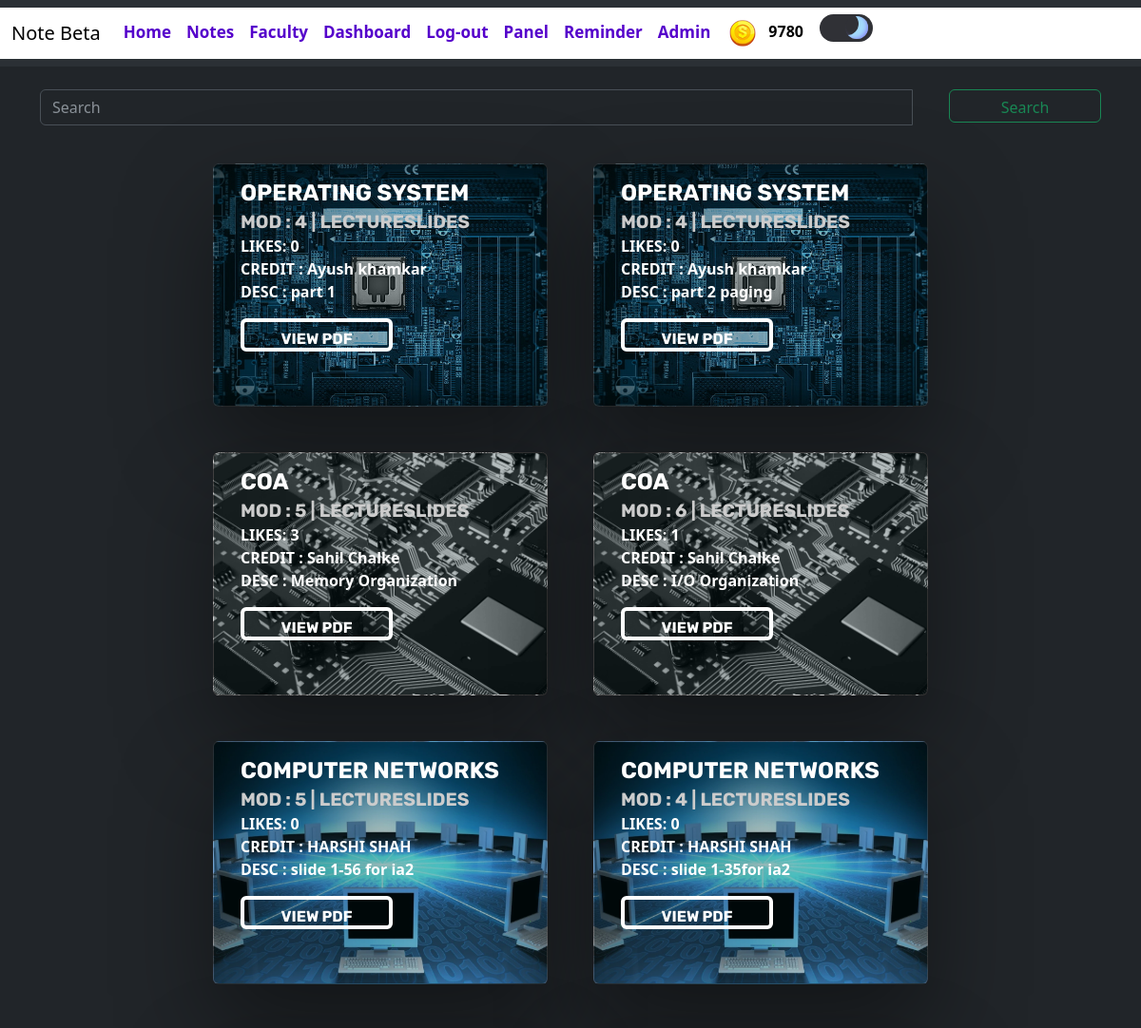
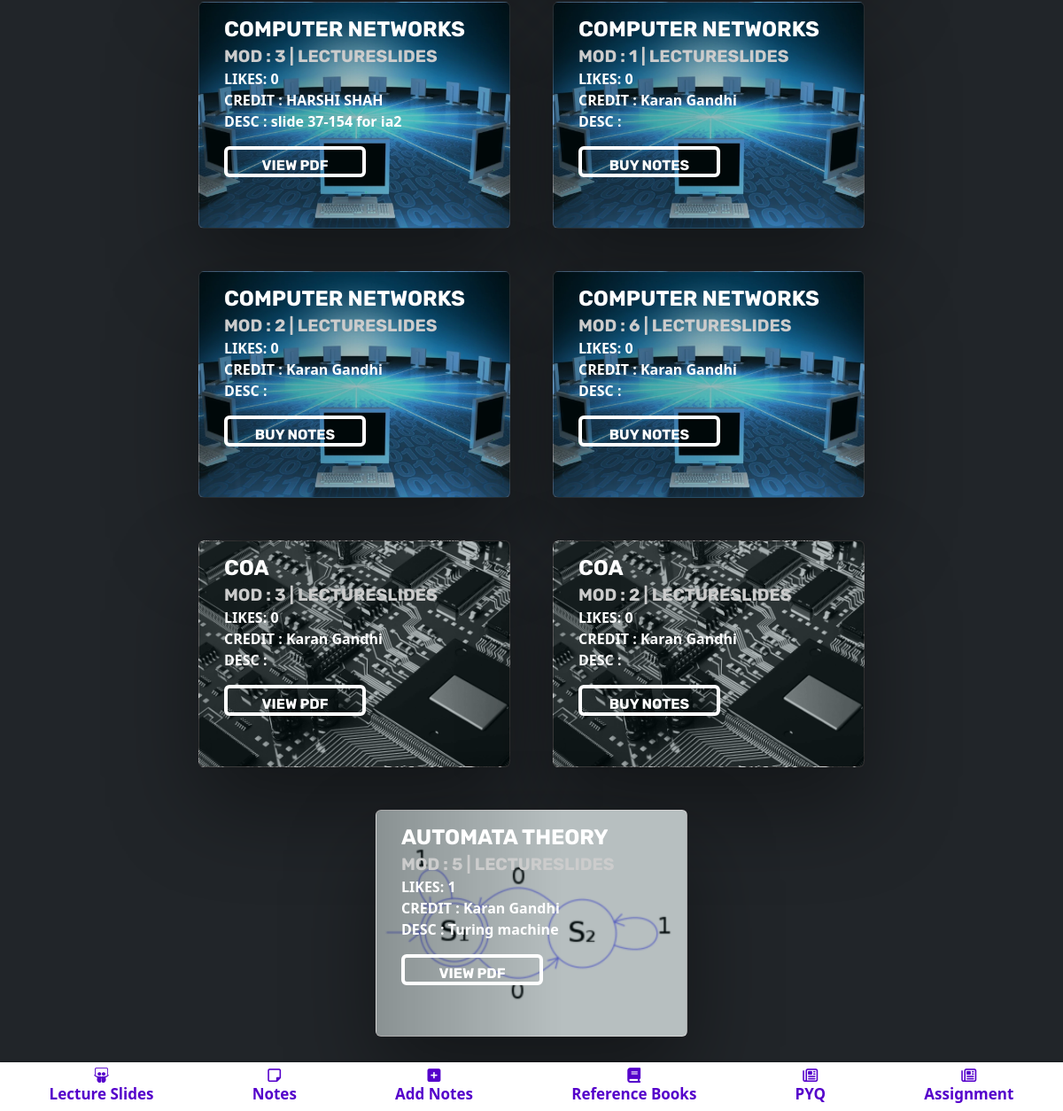
The page /btmNav/ (signed in) on the database as committed earlier (2 pictures, top to bottom).
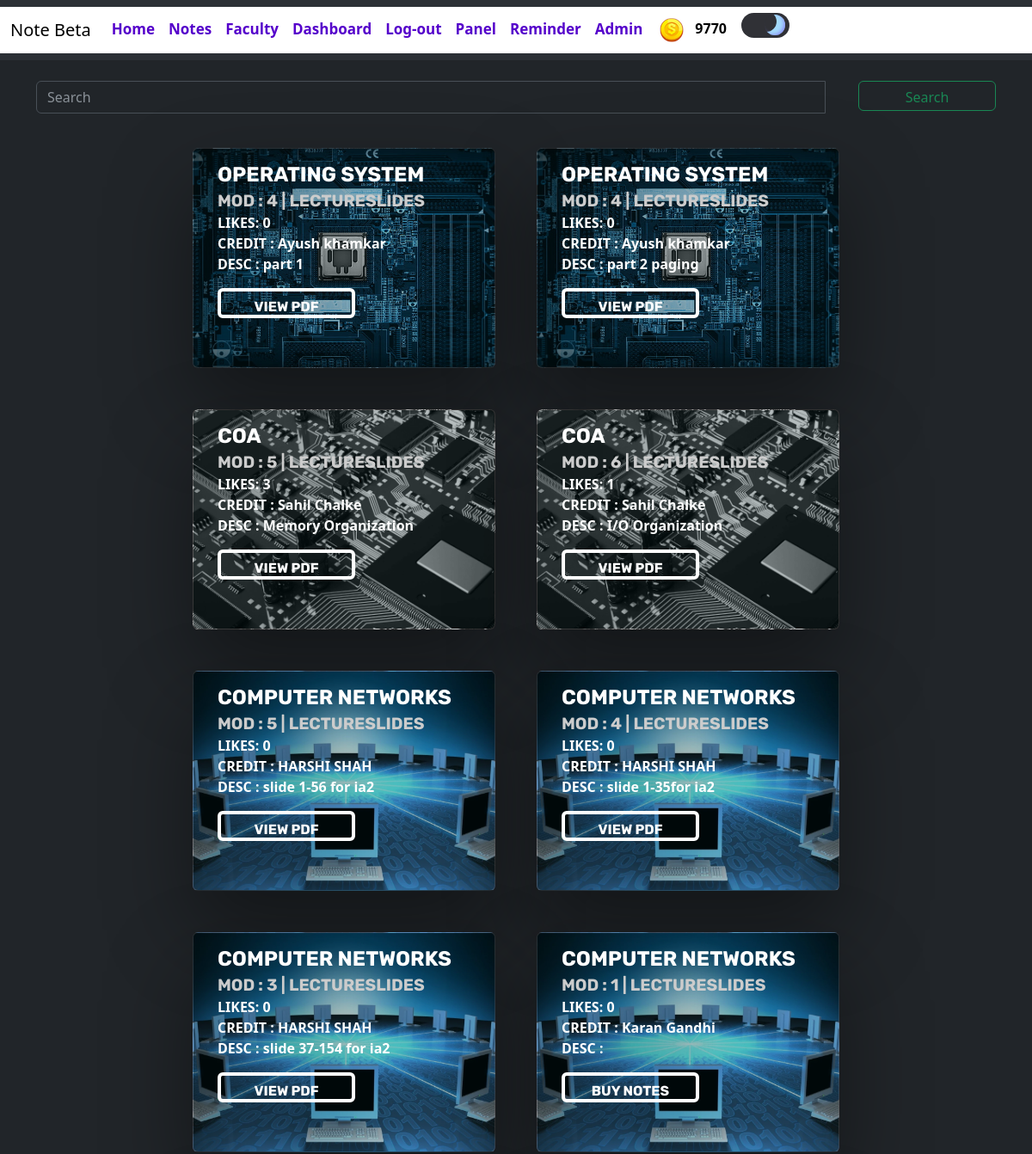
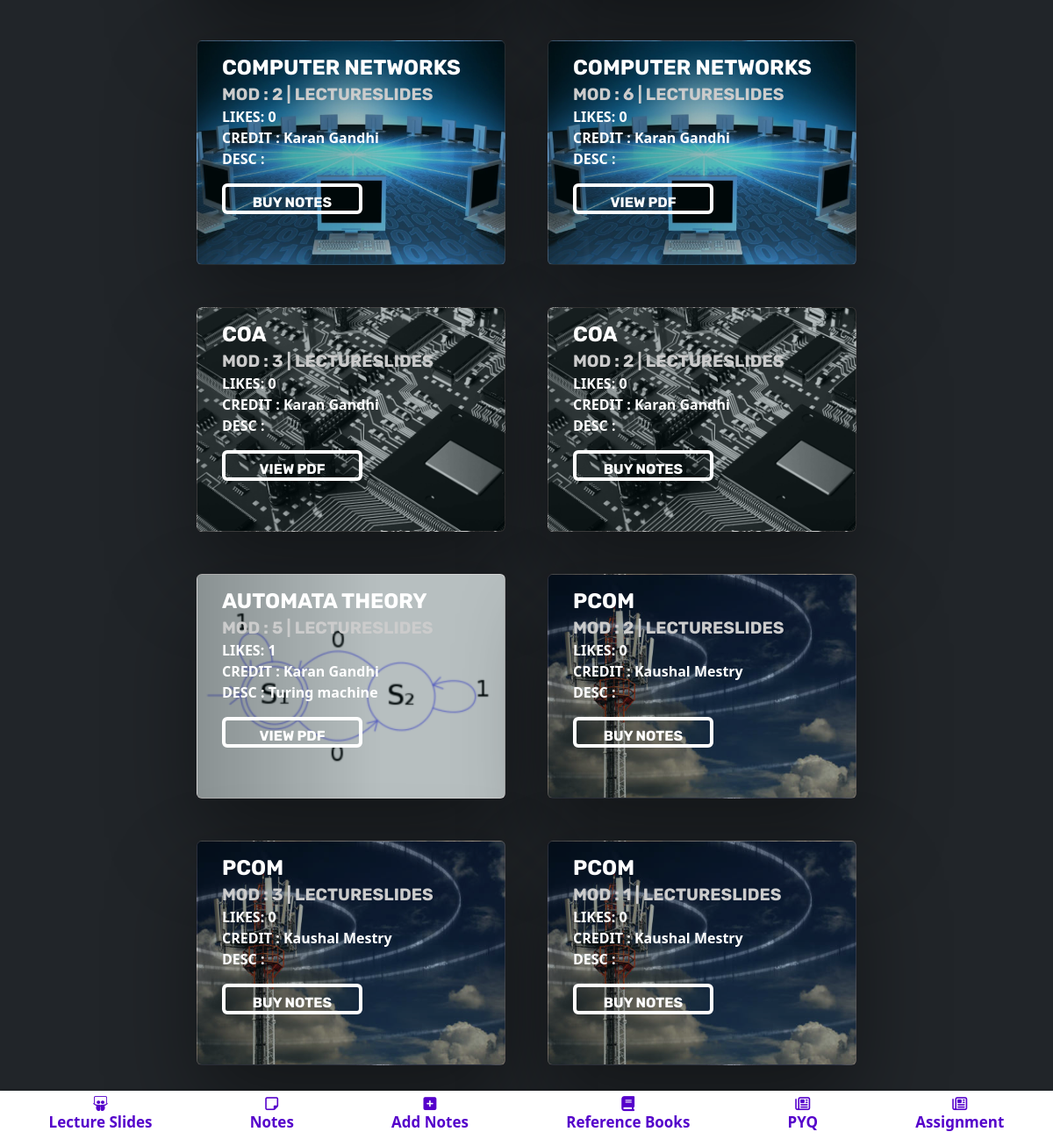
The same page on the database as committed later (2 pictures, top to bottom).
### blogapp/models.py (models this page shows, shortened)
class UserAccount(AbstractBaseUser, PermissionsMixin):
    email = models.CharField(max_length = 50,unique=True)
    name = models.CharField(max_length=200)
    is_active = models.BooleanField(default=True)
    is_mod = models.BooleanField(default=False)
    is_nUser = models.BooleanField(default=True)
    is_staff = models.BooleanField(default=False)
    coins_scored = models.IntegerField(default=100,null=True,blank=True)
    rank = models.IntegerField(default=0)
    bookmarks = models.ManyToManyField('blogapp.Notes', blank=True)
    is_emailVerified = models.BooleanField(default=False)
    objects = UserAccountManager()
    USERNAME_FIELD = 'email'
    REQUIRED_FIELDS = ['name']

class Notes(models.Model):
    typ = (
        ('Assignment','Assignment'),
        ('Experiment','Experiment'),
        ('Notes','Notes'),
        ('ReferenceBook','Reference Book'),
        ('LectureSlides','Lecture Slides'),
        ('PYQ','PYQ'),
    )
    mods = (
        ('1','1'),
        ('2','2'),
        ('3','3'),
        ('4','4'),
        ('5','5'),
        ('6','6'),
    )
    desc = models.TextField(max_length=500,null=True,blank=True)
    mod = models.CharField(max_length=5,choices=mods,null=True,blank=True)
    file = models.FileField(upload_to='notes/')
    author = models.ForeignKey(UserAccount,on_delete=models.CASCADE)
    status = models.BooleanField(default=False)
    likes = models.ManyToManyField(UserAccount,related_name="notes_like",default=0)
    views = models.PositiveIntegerField(default=0)
    buy=models.ManyToManyField(UserAccount,related_name="buy_notes")
    typeN = models.CharField(max_length=50,null=True,blank=True,choices=typ)
    docid = models.CharField(max_length=300,null=True,blank=True)
    sub =  models.ForeignKey(Subject,on_delete=models.CASCADE,null=True,blank=True)
    slug = AutoSlugField(populate_from = 'sub',unique=True,null=True,default=None)
    nDetail = models.CharField(max_length=100,null=True,blank=True)

class Subject(models.Model):
    name = models.CharField(max_length=50)
    teacher = models.CharField(max_length=50)
    teacherurl = models.CharField(max_length=300,null=True,blank=True)
    img = models.ImageField(upload_to='subImage/',null=True,blank=True)
    def __str__(self):
        return self.name

### blogapp/views.py (the view)
# urls.py: path('btmNav/',views.btmNav,name='btmNav'),
@login_required(login_url='/login/')
def btmNav(request):
    notes = Notes.objects.filter(typeN='LectureSlides',status = True)
    return render(request,'main/btmNavSort.html',{'notes':notes})

### templates/main/btmNavSort.html (shortened to what this page needs)
{% extends 'index.html' %}
{% block content %}
{% load crispy_forms_tags %}
{% load static %}
<link rel="stylesheet" href="{% static 'css/card.css' %}" />
<div class="container notesCnt mt-4">
    <div class="row d-flex justify-content-center align-items-center">
        <div class="container-lg-6">
            {% include 'components/search.html' %}
        </div>
    </div>
    <div class="row d-flex justify-content-center align-items-center">
        {% for x in notes %}
        <div class="card cardImg mx-4 my-4" style="width: 22rem; height: 16em; background-image: linear-gradient(90deg, rgba(0, 0, 0, 0.4) 0%, rgba(0, 0, 0, 0.2) 60%),url('{{x.sub.img.url}}');">
          <div class="card-body">
            <div class="text-block">
              <h1>{{x.sub}} <small><br>MOD : {{x.mod}} | {{x.typeN}}</small></h1>
              <p>
                LIKES: {{x.likes.count}}
                <br>
                CREDIT : {{x.author.name}}
                <br>
                DESC : {{x.desc}}
              </p>
              {% if request.user in x.buy.all %}
              <form method="POST" action="{% url 'notesViewer' x.slug %}">
                <a href="{{x.docid}}" class="card-link">
                  <button type="submit" class="btn btn-success">View PDF</button>
                </a>
              </form>
              {% else %}
              <form action="{% url 'buy_notes' x.pk %}" method="POST">
                <button class="btn btn-primary" type="submit">Buy Notes</button>
              </form>
              {% endif %}
            </div>
          </div>
          </div>
        {% endfor %}
      </div>
</div>
{% include 'components/notesBottomNav.html' %}
{% endblock %}

### templates/index.html (shortened to what this page needs)
{% load static %}
<!doctype html>
<html lang="en">
<head>
  <link href="https://cdn.jsdelivr.net/npm/bootstrap@5.3.0-alpha1/dist/css/bootstrap.min.css" rel="stylesheet"
>
  <link rel="stylesheet" href="https://cdn.jsdelivr.net/npm/boxicons@latest/css/boxicons.min.css">
  <link rel="stylesheet" href="https://unpkg.com/@trevoreyre/autocomplete-js/dist/style.css" />
</head>
<body data-bs-theme="dark">
  <header>
    {% include 'components/header.html' %}
  </header>
  <main>
    {% block content %}{% endblock %}
  </main>
  <footer>
    {% include 'components/notesBottomNav.html' %}
  </footer>
</body>
</html>

### templates/components/header.html (shortened to what this page needs)
{% load static %}
<nav class="navbar navbar-expand-lg bg-body-tertiary" >
    <div class="container-fluid" style="background-color: white;">
      <a class="navbar-brand mb-0 h1" href="{% url 'notes'%}" style="color: black;">Note Beta</a>
      <div class="collapse navbar-collapse" id="navbarTogglerDemo03">
        <ul class="navbar-nav me-auto mb-2 mb-lg-0" >
          {% if user.is_authenticated %}
          <li class="nav-item">
            <a class="nav-link abc" href="{% url 'home' %}" >Home</a>
          </li>
          <li class="nav-item" >
            <a class="nav-link abc" href="{% url 'notes' %}" >Notes</a>
          </li>
          <li class="nav-item" >
            <a class="nav-link abc" href="{% url 'teacher' %}" >Faculty</a>
          </li>
          <li class="nav-item" >
            <a class="nav-link abc" href="{% url 'dashboard' %}" >Dashboard</a>
          </li>
          <li class="nav-item">
            <a class="nav-link abc" href="{% url 'logout' %}" >Log-out</a>
          </li>
          {% endif %}
          {% if user.is_superuser %}
          <li class="nav-item">
            <a class="nav-link abc" href="{% url 'adminResponse' %}" >Panel</a>
          </li>
          <li class="nav-item">
            <a class="nav-link abc" href="{% url 'add_reminder' %}" >Reminder</a>
          </li>
            <li class="nav-item">
            <a class="nav-link abc" href="{% url 'admin:index' %}" >Admin</a>
          </li>
          {% endif %}
          {% if user.is_authenticated %}
          <table class="coins">
          <th>
          <img src="{% static 'images/coin.png' %}" alt="">
          </th>
          <th>
          <p class="cna" id="cna" style="color: black;">{{ user.coins_scored }}</p>
          </th>
          </table>
    {% endif %}
            <label class="switch">
              <span class="slider"></span>
            </label>
      </div>
    </div>
  </nav>

### templates/components/search.html (shortened to what this page needs)
<form class="d-flex" method="post" role="search" action="{% url 'searchNotes' %}">
        <div id="autocomplete" class="autocomplete input-group mb-3">
            <input class="form-control me-2" type="text" name="searchQ" placeholder="Search" aria-label="Search"/>
            <ul class="autocomplete-result-list"></ul>
            <div class="input-group-append">
                <button class="btn btn-outline-success" type="submit">Search</button>
            </div>
        </div>
</form>

### templates/components/filter.html (shortened to what this page needs)
{% load crispy_forms_tags %}

### templates/components/notesBottomNav.html (shortened to what this page needs)
<section class="abc" style="margin-top: 5%;">
<nav  class="navt bg-white">
    <a href="{% url 'btmNav' %}" class="nav-linkt">
        <i class="fab fa-slideshare" title="Lecture Slides"></i>
        <span class="nav-text">Lecture Slides</span>
    </a>
    <a href="{% url 'notes' %}" class="nav-linkt">
        <i  class="far fa-sticky-note" title="Notes"></i>
        <span class="nav-text">Notes</span>
    </a>
    <a href="{% url 'addNotes' %}" class="nav-linkt">
        <i class="fas fa-plus-square" title="Reference Books"></i>
        <span class="nav-text">Add Notes</span>
    </a>
    <a href="{% url 'referenceBooks' %}" class="nav-linkt">
        <i class="fas fa-book" title="Reference Books"></i>
        <span class="nav-text">Reference Books</span>
    </a>
    <a href="{% url 'pyqA' %}" class="nav-linkt">
        <i class="far fa-newspaper"></i>
        <span class="nav-text">PYQ</span>
    </a>
    <a href="{% url 'Assignment' %}" class="nav-linkt">
        <i class="far fa-newspaper"></i>
        <span class="nav-text">Assignment</span>
    </a>
</nav>
</section>

### static/css/card.css (style rules this page uses)
.cardImg { background-image: linear-gradient(90deg, rgba(0, 0, 0, 0.4) 0%, rgba(0, 0, 0, 0.2) 60%),url('1.jpg'); background-position: center; background-repeat: none; background-size: cover; box-shadow:0px 45px 100px rgba(0, 0, 0, 0.4), inset 0 0 0 1000px rgba(0, 76, 86, 0.1); color:#fff; text-shadow:0 3 10 rgba(0, 0, 0, 0.7); }
.cardImg .text-block { text-shadow:0 3 10 rgba(0, 0, 0, 0.7); }
.cardImg .text-block h1 { font-family:'Rubik', Sans-serif; font-size: 1.5em; margin:0; text-transform:uppercase; font-weight:700; }
.cardImg .text-block h1 small { font-size: .8em; color:#ccc; }
.cardImg .text-block button { transition:all 0.35s cubic-bezier(0.37, 0.26, 0.35, 1); border:4px solid #fff; background:transparent; font-family:'Rubik', Sans-serif; text-transform:uppercase; font-weight:700; cursor:pointer; }
h3,p { font-weight: bold; }
button { width: 10em; height: 2.2em; }

### templates/components/header.html (style rules this page uses)
.nav-link { margin-top: 5px; color: #5500cb; font-size: 17px; font-weight: bold; }
.coins { width: 3px; }
.cna { margin-top: 12px; font-weight: bold; }
.switch { margin-left: 1em; margin-top: 7px; --width-of-switch: 3.5em; --height-of-switch: 1.8em; --size-of-icon: 1.4em; --slider-offset: 0.3em; position: relative; width: var(--width-of-switch); height: var(--height-of-switch); }
.slider { position: absolute; cursor: pointer; top: 0; left: 0; right: 0; bottom: 0; background-color: #f4f4f5; transition: .4s; border-radius: 30px; }
.slider:before { position: absolute; content: ""; height: var(--size-of-icon,1.4em); width: var(--size-of-icon,1.4em); border-radius: 20px; left: var(--slider-offset,0.3em); top: 50%; transform: translateY(-50%); background: linear-gradient(40deg,#ff0080,#ff8c00 70%); ; transition: .4s; }
input:checked + .slider { background-color: #303136; }
input:checked + .slider:before { left: calc(100% - (var(--size-of-icon,1.4em) + var(--slider-offset,0.3em))); background: #303136; box-shadow: inset -3px -2px 5px -2px #8983f7, inset -10px -4px 0 0 #a3dafb; }

### templates/components/notesBottomNav.html (style rules this page uses)
.navt { margin-top: 8em; position: fixed; bottom: 0; width: 100%; height: 55px; box-shadow: 0 0 3px rgba(0, 0, 0, 0.2); background-color:#5500cb; overflow-x: auto; display: flex; }
.nav-linkt { display: flex; flex-direction: column; align-items: center; justify-content: center; flex-grow: 1; min-width: 50px; overflow: hidden; white-space: nowrap; font-size: 14px; text-decoration: none; color: #444444; -webkit-tap-highlight-color: transparent; transition: background-color 0.1s ease-in-out; }
i { font-size: 1.4em; }
i,span { color: #5500cb; font-size: 17px; font-weight: bold; }

Rows that differ between the two databases and show on the page:
changed UserAccount: coins_scored "9780" → "9770"
computed for Notes (number 10 of 16 on the later page): text "BUY NOTES" → "VIEW PDF"
added Notes: sub.img (picture), sub "PCOM", mod "2", typeN "LECTURESLIDES", likes.count "0", author.name "Kaushal Mestry"
added Notes: sub.img (picture), sub "PCOM", mod "3", typeN "LECTURESLIDES", likes.count "0", author.name "Kaushal Mestry"
added Notes: sub.img (picture), sub "PCOM", mod "1", typeN "LECTURESLIDES", likes.count "0", author.name "Kaushal Mestry"
